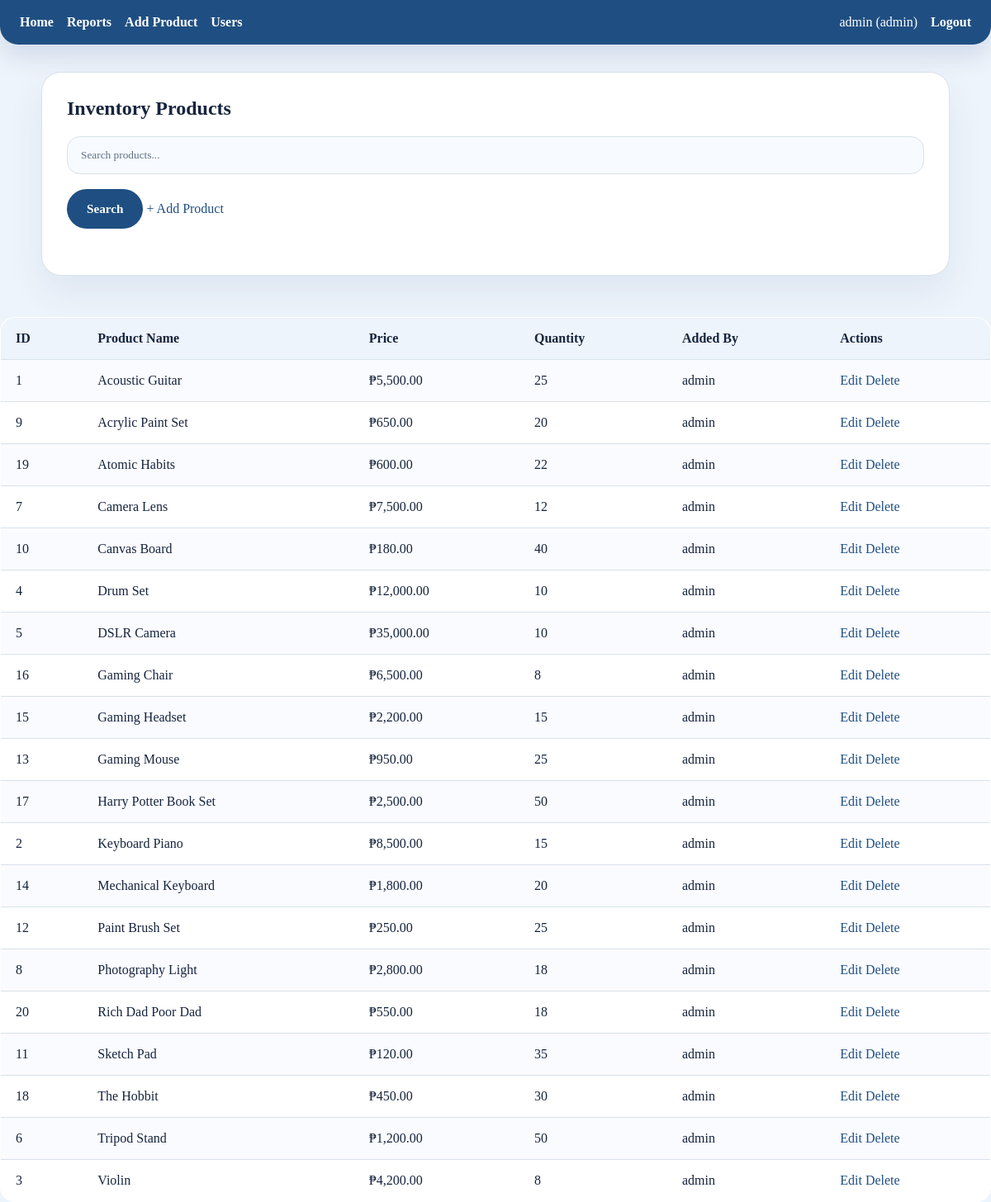
Page /Bacalso-4/index.php (signed in) on the committed database.
### tables this page shows
CREATE TABLE `products` (
  `id` int(11) NOT NULL,
  `product_name` varchar(100) NOT NULL,
  `price` decimal(10,2) NOT NULL,
  `quantity` int(11) NOT NULL,
  `added_by` int(11) DEFAULT NULL,
  `description` text DEFAULT NULL,
  `category_id` int(11) DEFAULT NULL,
  `supplier_id` int(11) DEFAULT NULL,
  `created_at` timestamp NOT NULL DEFAULT current_timestamp()
);

CREATE TABLE `users` (
  `id` int(11) NOT NULL,
  `username` varchar(50) NOT NULL,
  `email` varchar(100) NOT NULL,
  `password_hash` varchar(255) NOT NULL,
  `role` enum('admin','staff') DEFAULT 'staff',
  `created_at` timestamp NOT NULL DEFAULT current_timestamp()
);

### Bacalso-4/auth.php (called while the page is built, shortened)
<?php
function isLoggedIn() {
    return isset($_SESSION['user_id']);
}
function isAdmin() {
    return isset($_SESSION['role']) && $_SESSION['role'] === 'admin';
}
function getUsername() {
    return $_SESSION['username'] ?? 'Guest';
}
?>

### Bacalso-4/index.php (the view, shortened to what this page needs)
<?php
require_once 'auth.php';
require_once 'config.php';
include 'navbar.php';
$search = $_GET['search'] ?? '';
$sql = "
SELECT
    p.id,
    p.product_name,
    p.description,
    p.price,
    p.quantity,
    c.name AS category,
    s.name AS supplier,
    u.username AS added_by,
    p.created_at
FROM products p
JOIN categories c ON p.category_id = c.id
JOIN suppliers s ON p.supplier_id = s.id
LEFT JOIN users u ON p.added_by = u.id
WHERE 1=1
";
$sql .= " ORDER BY p.product_name";
$products = $conn->query($sql);
?>
<!DOCTYPE html>
<html>
<head>
    <link rel="stylesheet" href="style.css">
</head>
<body>
    <div class="container">
        <h2>Inventory Products</h2>
        <form method="GET">
            <input type="text" name="search" placeholder="Search products..." value="<?= htmlspecialchars($search) ?>">
            <button type="submit">
                Search
            </button>
            <a href="add.php">
                + Add Product
            </a>
        </form>
    </div>
    <br>
    <table>
        <tr>
            <th>ID</th>
            <th>Product Name</th>
            <th>Price</th>
            <th>Quantity</th>
            <th>Added By</th>
            <th>Actions</th>
        </tr>
        <?php while ($row = $products->fetch_assoc()): ?>
            <tr>
                <td><?= $row['id']; ?></td>
                <td><?= htmlspecialchars($row['product_name']); ?></td>
                <td>₱<?= number_format($row['price'], 2); ?></td>
                <td><?= $row['quantity']; ?></td>
                <td><?= htmlspecialchars($row['added_by'] ?? 'Unknown'); ?></td>
                <td>
                    <a href="edit.php?id=<?= $row['id']; ?>">Edit</a>
                    <a href="delete.php?id=<?= $row['id']; ?>" onclick="return confirm('Delete this product?');">
                        Delete
                    </a>
                </td>
            </tr>
        <?php endwhile; ?>
    </table>
</body>
</html>

### Bacalso-4/navbar.php
<?php
require_once 'auth.php';
?>
<nav class="navbar">
    <div class="nav-links">
        <a href="index.php" class="nav-link">Home</a>
        <a href="report.php" class="nav-link">Reports</a>
        <?php if (isAdmin()): ?>
            <a href="add.php" class="nav-link">Add Product</a>
            <a href="users.php" class="nav-link">Users</a>
        <?php endif; ?>
    </div>
    <div class="nav-right">
        <?php if (isLoggedIn()): ?>
            <span><?= htmlspecialchars(getUsername()); ?> (<?= htmlspecialchars($_SESSION['role']); ?>)</span>
            <a href="logout.php" class="nav-link">Logout</a>
        <?php else: ?>
            <a href="login.php" class="nav-link">Login</a>
        <?php endif; ?>
    </div>
</nav>
<hr class="nav-divider">

### Bacalso-4/style.css (style rules this page uses)
:root { --color-background: #eef4fb; --color-surface: #ffffff; --color-primary: #1f4f82; --color-secondary: #f08a5d; --color-text: #16243d; --color-muted: #5d6f88; --color-border: #d7e2ea; --color-accent: #d17c5f; --shadow: 0 20px 45px rgba(31, 64, 130, 0.08); }
* { box-sizing: border-box; }
html { scroll-behavior: smooth; }
body { margin: 0; min-height: 100vh; font-family: 'Segoe UI', Tahoma, Geneva, Verdana, sans-serif; background: var(--color-background); color: var(--color-text); }
body, input, button, select, textarea { font-family: inherit; }
a { color: var(--color-primary); text-decoration: none; }
button, .btn { display: inline-flex; align-items: center; justify-content: center; gap: 0.4rem; border: none; border-radius: 999px; background: var(--color-primary); color: #ffffff; cursor: pointer; padding: 0.95rem 1.5rem; font-size: 0.95rem; font-weight: 700; transition: background 0.2s ease, transform 0.2s ease; }
.container { max-width: 1100px; margin: 32px auto; padding: 30px; background: var(--color-surface); border: 1px solid var(--color-border); border-radius: 24px; box-shadow: var(--shadow); }
h1, h2, h3 { margin-top: 0; color: var(--color-text); }
h2 { margin-bottom: 20px; }
.navbar { display: flex; flex-wrap: wrap; align-items: center; justify-content: space-between; gap: 14px; background: var(--color-primary); color: #ffffff; padding: 18px 24px; border-radius: 0 0 22px 22px; box-shadow: 0 14px 30px rgba(31, 64, 130, 0.14); }
.nav-links, .nav-right { display: flex; flex-wrap: wrap; gap: 16px; align-items: center; }
.nav-link { color: #ffffff; font-weight: 600; }
.nav-divider { margin: 0; border: 0; height: 1px; background: rgba(255, 255, 255, 0.18); }
form { margin-bottom: 26px; }
input[type="text"], input[type="email"], input[type="password"], input[type="number"], select, textarea { width: 100%; padding: 14px 16px; border: 1px solid var(--color-border); border-radius: 16px; background: #f7fbff; color: var(--color-text); transition: border-color 0.2s ease, box-shadow 0.2s ease; margin-bottom: 18px; }
input::placeholder, textarea::placeholder { color: var(--color-muted); }
table { width: 100%; border-collapse: collapse; background: var(--color-surface); border: 1px solid var(--color-border); border-radius: 18px; overflow: hidden; }
th, td { padding: 16px 18px; text-align: left; border-bottom: 1px solid var(--color-border); }
th { background: #eef4fb; color: var(--color-text); font-weight: 700; }
tbody tr:nth-child(even) { background: #fafbff; }

### rows in the picture
products: id "1", product_name "Acoustic Guitar", price "5,500.00", quantity "25", added_by.username "admin"
products: id "9", product_name "Acrylic Paint Set", price "650.00", quantity "20", added_by.username "admin"
products: id "19", product_name "Atomic Habits", price "600.00", quantity "22", added_by.username "admin"
products: id "7", product_name "Camera Lens", price "7,500.00", quantity "12", added_by.username "admin"
products: id "10", product_name "Canvas Board", price "180.00", quantity "40", added_by.username "admin"
products: id "4", product_name "Drum Set", price "12,000.00", quantity "10", added_by.username "admin"
products: id "5", product_name "DSLR Camera", price "35,000.00", quantity "10", added_by.username "admin"
products: id "16", product_name "Gaming Chair", price "6,500.00", quantity "8", added_by.username "admin"
products: id "15", product_name "Gaming Headset", price "2,200.00", quantity "15", added_by.username "admin"
products: id "13", product_name "Gaming Mouse", price "950.00", quantity "25", added_by.username "admin"
products: id "17", product_name "Harry Potter Book Set", price "2,500.00", quantity "50", added_by.username "admin"
products: id "2", product_name "Keyboard Piano", price "8,500.00", quantity "15", added_by.username "admin"
products: id "14", product_name "Mechanical Keyboard", price "1,800.00", quantity "20", added_by.username "admin"
products: id "12", product_name "Paint Brush Set", price "250.00", quantity "25", added_by.username "admin"
products: id "8", product_name "Photography Light", price "2,800.00", quantity "18", added_by.username "admin"
products: id "20", product_name "Rich Dad Poor Dad", price "550.00", quantity "18", added_by.username "admin"
products: id "11", product_name "Sketch Pad", price "120.00", quantity "35", added_by.username "admin"
products: id "18", product_name "The Hobbit", price "450.00", quantity "30", added_by.username "admin"
products: id "6", product_name "Tripod Stand", price "1,200.00", quantity "50", added_by.username "admin"
products: id "3", product_name "Violin", price "4,200.00", quantity "8", added_by.username "admin"

### other values in the picture
getUsername() "admin"
$_SESSION['role'] "admin"
